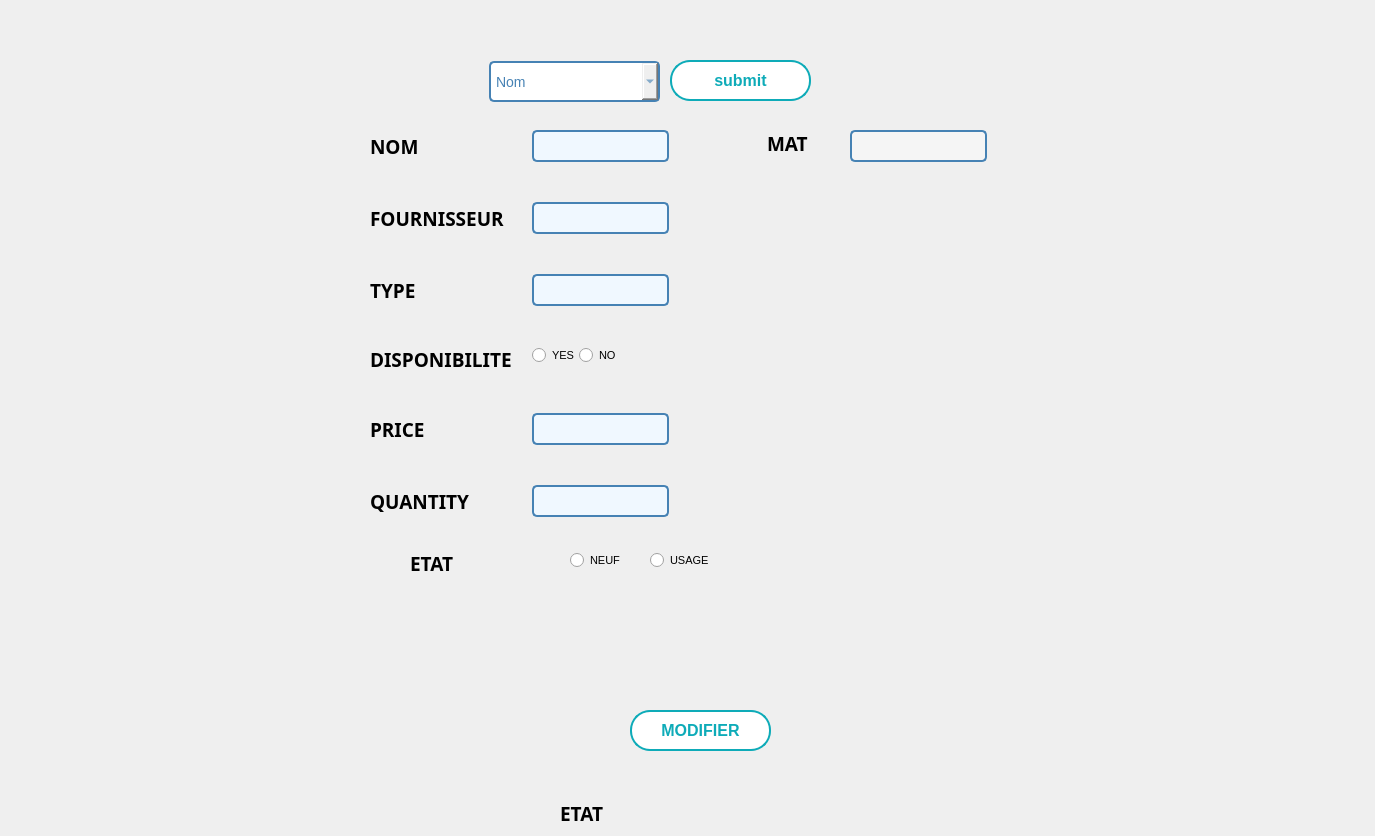
      <widget class="QWidget" name="tab_2">
       <attribute name="title">
        <string>Modifier</string>
       </attribute>
       <widget class="QLabel" name="background_6">
        <property name="geometry">
         <rect>
          <x>0</x>
          <y>0</y>
          <width>1366</width>
          <height>768</height>
         </rect>
        </property>
        <property name="text">
         <string/>
        </property>
        <property name="pixmap">
         <pixmap resource="../gestion_abonnement/image/image.qrc">:/background_3.png</pixmap>
        </property>
        <property name="scaledContents">
         <bool>true</bool>
        </property>
       </widget>
       <widget class="QComboBox" name="comboBox_mod">
        <property name="geometry">
         <rect>
          <x>489</x>
          <y>61</y>
          <width>171</width>
          <height>41</height>
         </rect>
        </property>
        <property name="styleSheet">
         <string notr="true">/* Style général du QComboBox */
QComboBox {
    border: 2px solid #4682B4; /* Bordure bleue */
    border-radius: 5px; /* Coins arrondis */
    padding: 5px; /* Espace intérieur */
    font-size: 14px; /* Taille de la police */
    font-family: &quot;Arial&quot;, sans-serif; /* Police de caractère */
    color: #4682B4; /* Couleur du texte */

}




/* Style des éléments déroulants */
QComboBox QAbstractItemView {
    border: 2px solid #4682B4; /* Bordure bleue */
    border-radius: 5px; /* Coins arrondis */
    font-size: 14px; /* Taille de la police */
    font-family: &quot;Arial&quot;, sans-serif; /* Police de caractère */
    color: #4682B4; /* Couleur du texte */
    background-color: #F0F8FF; /* Couleur de fond */
}

/* Style des éléments déroulants au survol */
QComboBox QAbstractItemView:hover {
    background-color: #87CEEB; /* Couleur de fond bleue au survol */
}
</string>
        </property>
        <item>
         <property name="text">
          <string>Nom</string>
         </property>
        </item>
        <item>
         <property name="text">
          <string>ID</string>
         </property>
        </item>
        <item>
         <property name="text">
          <string>TYPE</string>
         </property>
        </item>
       </widget>
       <widget class="QLabel" name="label_5">
        <property name="geometry">
         <rect>
          <x>740</x>
          <y>70</y>
          <width>56</width>
          <height>31</height>
         </rect>
        </property>
        <property name="text">
         <string/>
        </property>
        <property name="pixmap">
         <pixmap>:/Desktop/istockphoto-924437708-612x612-removebg-preview.png</pixmap>
        </property>
        <property name="scaledContents">
         <bool>true</bool>
        </property>
       </widget>
       <widget class="QWidget" name="formLayoutWidget_5">
        <property name="geometry">
         <rect>
          <x>370</x>
          <y>130</y>
          <width>361</width>
          <height>517</height>
         </rect>
        </property>
        <layout class="QFormLayout" name="formLayout_9">
         <property name="sizeConstraint">
          <enum>QLayout::SetDefaultConstraint</enum>
         </property>
         <property name="fieldGrowthPolicy">
          <enum>QFormLayout::FieldsStayAtSizeHint</enum>
         </property>
         <property name="rowWrapPolicy">
          <enum>QFormLayout::WrapLongRows</enum>
         </property>
         <property name="labelAlignment">
          <set>Qt::AlignLeading|Qt::AlignLeft|Qt::AlignVCenter</set>
         </property>
         <property name="formAlignment">
          <set>Qt::AlignLeading|Qt::AlignLeft|Qt::AlignTop</set>
         </property>
         <property name="horizontalSpacing">
          <number>20</number>
         </property>
         <property name="verticalSpacing">
          <number>40</number>
         </property>
         <property name="leftMargin">
          <number>0</number>
         </property>
         <property name="topMargin">
          <number>0</number>
         </property>
         <item row="0" column="0">
          <widget class="QLabel" name="cINLabel_10">
           <property name="font">
            <font>
             <family>Bell MT</family>
             <pointsize>14</pointsize>
             <weight>75</weight>
             <bold>true</bold>
            </font>
           </property>
           <property name="text">
            <string>NOM</string>
           </property>
          </widget>
         </item>
         <item row="0" column="1">
          <widget class="QLineEdit" name="LineEdit_nomm">
           <property name="enabled">
            <bool>true</bool>
           </property>
           <property name="styleSheet">
            <string notr="true">/* Style général du formulaire */
QLineEdit {
    border: 2px solid #4682B4; /* Bordure bleue */
    border-radius: 5px; /* Coins arrondis */
    padding: 5px; /* Espace intérieur */
    font-size: 14px; /* Taille de la police */
    font-family: &quot;Arial&quot;, sans-serif; /* Police de caractère */
    color: #4682B4; /* Couleur du texte */
    background-color: #F0F8FF; /* Couleur de fond */
}

/* Style lorsque le champ de formulaire est en focus */
QLineEdit:focus {
    border-color: #1E90FF; /* Bordure bleu clair en focus */
}

/* Style pour les champs désactivés */
QLineEdit:disabled {
    color: #808080; /* Texte gris pour les champs désactivés */
    background-color: #F5F5F5; /* Fond gris clair pour les champs désactivés */
}
</string>
           </property>
          </widget>
         </item>
         <item row="1" column="0">
          <widget class="QLabel" name="cINLabel_11">
           <property name="font">
            <font>
             <family>Bell MT</family>
             <pointsize>14</pointsize>
             <weight>75</weight>
             <bold>true</bold>
            </font>
           </property>
           <property name="text">
            <string>FOURNISSEUR</string>
           </property>
          </widget>
         </item>
         <item row="1" column="1">
          <widget class="QLineEdit" name="LineEdit_fourm">
           <property name="enabled">
            <bool>true</bool>
           </property>
           <property name="styleSheet">
            <string notr="true">/* Style général du formulaire */
QLineEdit {
    border: 2px solid #4682B4; /* Bordure bleue */
    border-radius: 5px; /* Coins arrondis */
    padding: 5px; /* Espace intérieur */
    font-size: 14px; /* Taille de la police */
    font-family: &quot;Arial&quot;, sans-serif; /* Police de caractère */
    color: #4682B4; /* Couleur du texte */
    background-color: #F0F8FF; /* Couleur de fond */
}

/* Style lorsque le champ de formulaire est en focus */
QLineEdit:focus {
    border-color: #1E90FF; /* Bordure bleu clair en focus */
}

/* Style pour les champs désactivés */
QLineEdit:disabled {
    color: #808080; /* Texte gris pour les champs désactivés */
    background-color: #F5F5F5; /* Fond gris clair pour les champs désactivés */
}
</string>
           </property>
          </widget>
         </item>
         <item row="2" column="0">
          <widget class="QLabel" name="prenomLabel_3">
           <property name="font">
            <font>
             <family>Bell MT</family>
             <pointsize>14</pointsize>
             <weight>75</weight>
             <bold>true</bold>
            </font>
           </property>
           <property name="text">
            <string>TYPE</string>
           </property>
          </widget>
         </item>
         <item row="2" column="1">
          <widget class="QLineEdit" name="LineEdit_typem">
           <property name="styleSheet">
            <string notr="true">/* Style général du formulaire */
QLineEdit {
    border: 2px solid #4682B4; /* Bordure bleue */
    border-radius: 5px; /* Coins arrondis */
    padding: 5px; /* Espace intérieur */
    font-size: 14px; /* Taille de la police */
    font-family: &quot;Arial&quot;, sans-serif; /* Police de caractère */
    color: #4682B4; /* Couleur du texte */
    background-color: #F0F8FF; /* Couleur de fond */
}

/* Style lorsque le champ de formulaire est en focus */
QLineEdit:focus {
    border-color: #1E90FF; /* Bordure bleu clair en focus */
}

/* Style pour les champs désactivés */
QLineEdit:disabled {
    color: #808080; /* Texte gris pour les champs désactivés */
    background-color: #F5F5F5; /* Fond gris clair pour les champs désactivés */
}
</string>
           </property>
          </widget>
         </item>
         <item row="3" column="0">
          <widget class="QLabel" name="sexeLabel_3">
           <property name="font">
            <font>
             <family>Bell MT</family>
             <pointsize>14</pointsize>
             <weight>75</weight>
             <bold>true</bold>
            </font>
           </property>
           <property name="text">
            <string>DISPONIBILITE</string>
           </property>
          </widget>
         </item>
         <item row="3" column="1">
          <layout class="QHBoxLayout" name="horizontalLayout_5">
           <item>
            <widget class="QRadioButton" name="radioDOM">
             <property name="font">
              <font>
               <pointsize>8</pointsize>
              </font>
             </property>
             <property name="text">
              <string>YES</string>
             </property>
            </widget>
           </item>
           <item>
            <widget class="QRadioButton" name="radioButton_20">
             <property name="font">
              <font>
               <pointsize>8</pointsize>
              </font>
             </property>
             <property name="styleSheet">
              <string notr="true">/* Style du QCheckBox */
QCheckBox {
    spacing: 5px; /* Espacement entre la case à cocher et le texte */
}

QCheckBox::indicator {
    width: 20px; /* Largeur de la case à cocher */
    height: 20px; /* Hauteur de la case à cocher */
}

QCheckBox::indicator:unchecked {
    image: url(unchecked.png); /* Image pour la case non cochée */
}

QCheckBox::indicator:checked {
    image: url(checked.png); /* Image pour la case cochée */
}</string>
             </property>
             <property name="text">
              <string>NO</string>
             </property>
            </widget>
           </item>
          </layout>
         </item>
         <item row="4" column="0">
          <widget class="QLabel" name="salaireLabel_8">
           <property name="font">
            <font>
             <family>Bell MT</family>
             <pointsize>14</pointsize>
             <weight>75</weight>
             <bold>true</bold>
            </font>
           </property>
           <property name="text">
            <string>PRICE</string>
           </property>
          </widget>
         </item>
         <item row="4" column="1">
          <widget class="QLineEdit" name="LineEdit_prixm">
           <property name="font">
            <font>
             <family>Arial</family>
             <pointsize>-1</pointsize>
            </font>
           </property>
           <property name="styleSheet">
            <string notr="true">/* Style général du formulaire */
QLineEdit {
    border: 2px solid #4682B4; /* Bordure bleue */
    border-radius: 5px; /* Coins arrondis */
    padding: 5px; /* Espace intérieur */
    font-size: 14px; /* Taille de la police */
    font-family: &quot;Arial&quot;, sans-serif; /* Police de caractère */
    color: #4682B4; /* Couleur du texte */
    background-color: #F0F8FF; /* Couleur de fond */
}

/* Style lorsque le champ de formulaire est en focus */
QLineEdit:focus {
    border-color: #1E90FF; /* Bordure bleu clair en focus */
}

/* Style pour les champs désactivés */
QLineEdit:disabled {
    color: #808080; /* Texte gris pour les champs désactivés */
    background-color: #F5F5F5; /* Fond gris clair pour les champs désactivés */
}
</string>
           </property>
          </widget>
         </item>
         <item row="5" column="0">
          <widget class="QLabel" name="imageLabel_8">
           <property name="font">
            <font>
             <family>Bell MT</family>
             <pointsize>14</pointsize>
             <weight>75</weight>
             <bold>true</bold>
            </font>
           </property>
           <property name="text">
            <string>QUANTITY</string>
           </property>
          </widget>
         </item>
         <item row="5" column="1">
          <widget class="QLineEdit" name="LineEdit_qtem">
           <property name="font">
            <font>
             <family>Arial</family>
             <pointsize>-1</pointsize>
            </font>
           </property>
           <property name="styleSheet">
            <string notr="true">/* Style général du formulaire */
QLineEdit {
    border: 2px solid #4682B4; /* Bordure bleue */
    border-radius: 5px; /* Coins arrondis */
    padding: 5px; /* Espace intérieur */
    font-size: 14px; /* Taille de la police */
    font-family: &quot;Arial&quot;, sans-serif; /* Police de caractère */
    color: #4682B4; /* Couleur du texte */
    background-color: #F0F8FF; /* Couleur de fond */
}

/* Style lorsque le champ de formulaire est en focus */
QLineEdit:focus {
    border-color: #1E90FF; /* Bordure bleu clair en focus */
}

/* Style pour les champs désactivés */
QLineEdit:disabled {
    color: #808080; /* Texte gris pour les champs désactivés */
    background-color: #F5F5F5; /* Fond gris clair pour les champs désactivés */
}
</string>
           </property>
          </widget>
         </item>
         <item row="6" column="1">
          <widget class="QLabel" name="background_3">
           <property name="text">
            <string/>
           </property>
           <property name="pixmap">
            <pixmap>:/IMAGE/2.jpg</pixmap>
           </property>
           <property name="scaledContents">
            <bool>true</bool>
           </property>
          </widget>
         </item>
        </layout>
       </widget>
       <widget class="QLabel" name="nomLabel_9">
        <property name="geometry">
         <rect>
          <x>767</x>
          <y>120</y>
          <width>61</width>
          <height>47</height>
         </rect>
        </property>
        <property name="font">
         <font>
          <family>Bell MT</family>
          <pointsize>14</pointsize>
          <weight>75</weight>
          <bold>true</bold>
         </font>
        </property>
        <property name="text">
         <string>MAT</string>
        </property>
       </widget>
       <widget class="QLineEdit" name="LineEdit_matm">
        <property name="enabled">
         <bool>false</bool>
        </property>
        <property name="geometry">
         <rect>
          <x>850</x>
          <y>130</y>
          <width>137</width>
          <height>32</height>
         </rect>
        </property>
        <property name="styleSheet">
         <string notr="true">/* Style général du formulaire */
QLineEdit {
    border: 2px solid #4682B4; /* Bordure bleue */
    border-radius: 5px; /* Coins arrondis */
    padding: 5px; /* Espace intérieur */
    font-size: 14px; /* Taille de la police */
    font-family: &quot;Arial&quot;, sans-serif; /* Police de caractère */
    color: #4682B4; /* Couleur du texte */
    background-color: #F0F8FF; /* Couleur de fond */
}

/* Style lorsque le champ de formulaire est en focus */
QLineEdit:focus {
    border-color: #1E90FF; /* Bordure bleu clair en focus */
}

/* Style pour les champs désactivés */
QLineEdit:disabled {
    color: #808080; /* Texte gris pour les champs désactivés */
    background-color: #F5F5F5; /* Fond gris clair pour les champs désactivés */
}
</string>
        </property>
       </widget>
       <widget class="QPushButton" name="Bmodifier">
        <property name="enabled">
         <bool>true</bool>
        </property>
        <property name="geometry">
         <rect>
          <x>630</x>
          <y>710</y>
          <width>141</width>
          <height>41</height>
         </rect>
        </property>
        <property name="font">
         <font>
          <family>Arial</family>
          <pointsize>12</pointsize>
          <weight>75</weight>
          <bold>true</bold>
         </font>
        </property>
        <property name="autoFillBackground">
         <bool>false</bool>
        </property>
        <property name="styleSheet">
         <string notr="true">/* Styles généraux du bouton */
QPushButton {
    background-color: #ffffff; /* Bleu clair pour représenter l'eau */
    border: 2px solid #0EABB8; /* Bordure bleue */
    color: #0EABB8; /* Texte blanc */
    padding: 10px ; /* Espacement intérieur */

    font-weight: bold; /* Police en gras */
    border-radius: 20px; /* Bordure arrondie */
    outline: none; /* Supprime la bordure de focus */
  
    overflow: hidden; /* Cache le contenu débordant */
    transition: background-color 0.3s, color 0.3s; /* Transition des couleurs */
}

/* Style au survol du bouton */
QPushButton:hover {
    background-color: #0EABB8; /* Fond devient blanc */
    color: #ffffff; /* Texte devient bleu clair */
}

/* Style au clic du bouton */
QPushButton:pressed {
    background-color: #0EABB8; /* Bleu foncé lors du clic */
    color: #f8f8f8; /* Texte blanc lors du clic */
}

/* Animation pour le pseudo-élément :after */
QPushButton::after {
    content: ''; /* Contenu vide */
    position: absolute; /* Position absolue */
    width: 100%; /* Largeur à 100% */
    height: 100%; /* Hauteur à 100% */
    background-color: rgba(255, 255, 255, 0.3); /* Fond semi-transparent */
    top: 50%; /* Positionnement au centre vertical */
    left: 50%; /* Positionnement au centre horizontal */
    border-radius: 50%; /* Bordure arrondie */
    transform: translate(-50%, -50%) scale(0); /* Réduit l'échelle à 0 */
    transition: transform 0.5s ease; /* Transition de l'échelle */
}

/* Animation au survol du bouton */
QPushButton:hover::after {
    transform: translate(-50%, -50%) scale(2); /* Augmente l'échelle à 2 */
}
</string>
        </property>
        <property name="text">
         <string>MODIFIER</string>
        </property>
        <property name="icon">
         <iconset>
          <normaloff>../../Downloads/anyrgb.com.png</normaloff>../../Downloads/anyrgb.com.png</iconset>
        </property>
        <property name="autoDefault">
         <bool>true</bool>
        </property>
       </widget>
       <widget class="QPushButton" name="Bmodifier_2">
        <property name="enabled">
         <bool>true</bool>
        </property>
        <property name="geometry">
         <rect>
          <x>670</x>
          <y>60</y>
          <width>141</width>
          <height>41</height>
         </rect>
        </property>
        <property name="font">
         <font>
          <family>Arial</family>
          <pointsize>12</pointsize>
          <weight>75</weight>
          <bold>true</bold>
         </font>
        </property>
        <property name="autoFillBackground">
         <bool>false</bool>
        </property>
        <property name="styleSheet">
         <string notr="true">/* Styles généraux du bouton */
QPushButton {
    background-color: #ffffff; /* Bleu clair pour représenter l'eau */
    border: 2px solid #0EABB8; /* Bordure bleue */
    color: #0EABB8; /* Texte blanc */
    padding: 10px ; /* Espacement intérieur */

    font-weight: bold; /* Police en gras */
    border-radius: 20px; /* Bordure arrondie */
    outline: none; /* Supprime la bordure de focus */
  
    overflow: hidden; /* Cache le contenu débordant */
    transition: background-color 0.3s, color 0.3s; /* Transition des couleurs */
}

/* Style au survol du bouton */
QPushButton:hover {
    background-color: #0EABB8; /* Fond devient blanc */
    color: #ffffff; /* Texte devient bleu clair */
}

/* Style au clic du bouton */
QPushButton:pressed {
    background-color: #0EABB8; /* Bleu foncé lors du clic */
    color: #f8f8f8; /* Texte blanc lors du clic */
}

/* Animation pour le pseudo-élément :after */
QPushButton::after {
    content: ''; /* Contenu vide */
    position: absolute; /* Position absolue */
    width: 100%; /* Largeur à 100% */
    height: 100%; /* Hauteur à 100% */
    background-color: rgba(255, 255, 255, 0.3); /* Fond semi-transparent */
    top: 50%; /* Positionnement au centre vertical */
    left: 50%; /* Positionnement au centre horizontal */
    border-radius: 50%; /* Bordure arrondie */
    transform: translate(-50%, -50%) scale(0); /* Réduit l'échelle à 0 */
    transition: transform 0.5s ease; /* Transition de l'échelle */
}

/* Animation au survol du bouton */
QPushButton:hover::after {
    transform: translate(-50%, -50%) scale(2); /* Augmente l'échelle à 2 */
}
</string>
        </property>
        <property name="text">
         <string>submit</string>
        </property>
        <property name="icon">
         <iconset>
          <normaloff>../../Downloads/anyrgb.com.png</normaloff>../../Downloads/anyrgb.com.png</iconset>
        </property>
        <property name="autoDefault">
         <bool>true</bool>
        </property>
       </widget>
       <widget class="QLabel" name="posteLabel_3">
        <property name="geometry">
         <rect>
          <x>560</x>
          <y>800</y>
          <width>66</width>
          <height>27</height>
         </rect>
        </property>
        <property name="font">
         <font>
          <family>Bell MT</family>
          <pointsize>14</pointsize>
          <weight>75</weight>
          <bold>true</bold>
         </font>
        </property>
        <property name="text">
         <string>ETAT</string>
        </property>
       </widget>
       <widget class="QRadioButton" name="radioENM">
        <property name="geometry">
         <rect>
          <x>570</x>
          <y>550</y>
          <width>59</width>
          <height>20</height>
         </rect>
        </property>
        <property name="font">
         <font>
          <pointsize>8</pointsize>
         </font>
        </property>
        <property name="text">
         <string>NEUF</string>
        </property>
       </widget>
       <widget class="QRadioButton" name="radioButton_22">
        <property name="geometry">
         <rect>
          <x>650</x>
          <y>550</y>
          <width>67</width>
          <height>20</height>
         </rect>
        </property>
        <property name="font">
         <font>
          <pointsize>8</pointsize>
         </font>
        </property>
        <property name="styleSheet">
         <string notr="true">/* Style du QCheckBox */
QCheckBox {
    spacing: 5px; /* Espacement entre la case à cocher et le texte */
}

QCheckBox::indicator {
    width: 20px; /* Largeur de la case à cocher */
    height: 20px; /* Hauteur de la case à cocher */
}

QCheckBox::indicator:unchecked {
    image: url(unchecked.png); /* Image pour la case non cochée */
}

QCheckBox::indicator:checked {
    image: url(checked.png); /* Image pour la case cochée */
}</string>
        </property>
        <property name="text">
         <string>USAGE</string>
        </property>
       </widget>
       <widget class="QLabel" name="posteLabel_2">
        <property name="geometry">
         <rect>
          <x>410</x>
          <y>550</y>
          <width>66</width>
          <height>27</height>
         </rect>
        </property>
        <property name="font">
         <font>
          <family>Bell MT</family>
          <pointsize>14</pointsize>
          <weight>75</weight>
          <bold>true</bold>
         </font>
        </property>
        <property name="text">
         <string>ETAT</string>
        </property>
       </widget>
      </widget>
